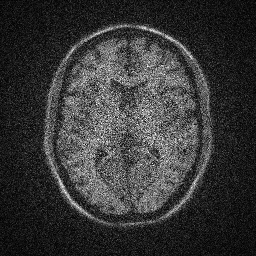
#> input picture images/brain_noisy.png, 256 x 256 px
$ jupyter execute gaussian_blur_medical_images.ipynb   (shell and % lines are left out)
#> lines starting #> are read from the running program, lines starting #| are printed output that depends on the picture
### Import resources and display image

[cell 1]
import numpy as np
import matplotlib.pyplot as plt
import cv2

[cell 2]
# read in the image
image = cv2.imread('images/brain_noisy.png')
#> image is the input picture: shape (256, 256, 3); min 0, max 255, mean 54.8

# make a copy
image_copy = np.copy(image)

# change color to RGB (from BGR)
image_copy = cv2.cvtColor(image_copy, cv2.COLOR_BGR2RGB)

plt.imshow(image_copy)

### Applying Gaussiab Blur

[cell 3]
# convert to grayscale for filtering
gray = cv2.cvtColor(image_copy, cv2.COLOR_RGB2GRAY)

# create a gaussian blurred image
gray_blur = cv2.GaussianBlur(gray, (5,5), 0)
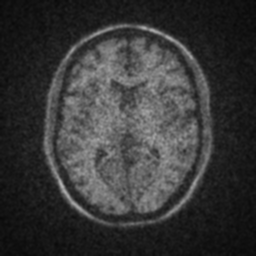
#> gray_blur: shape (256, 256); min 9, max 176, mean 54.8

# create side-by-side plots
f, (ax1, ax2) = plt.subplots(1,2, figsize=(40,60))

ax1.set_title('Source Image')
ax1.imshow(image_copy)

ax2.set_title('Warped Image')
plt.imshow(gray_blur, cmap='gray')
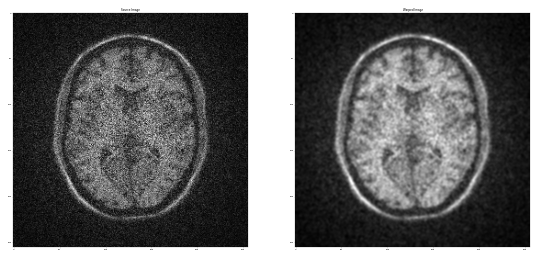
#> figure drawn by matplotlib, 2 panels

### Apply high-pass filter (edge detection) to compare performance after smoothing

[cell 4]
# high-pass filter

# 3x3 sobel filter for edge detection
sobel_x = np.array([
            [-2,0,2],
            [-1,0,1],
            [-2,0,2]])

# create two high pass filters, one for the original gray image and another one for the blurred image
filtered = cv2.filter2D(gray, -1, sobel_x)
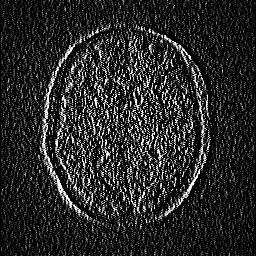
#> filtered: shape (256, 256); min 0, max 255, mean 39

filtered_blurred = cv2.filter2D(gray_blur, -1, sobel_x)
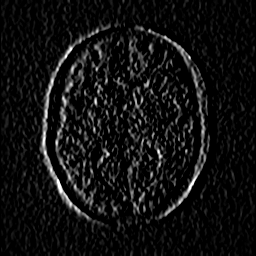
#> filtered_blurred: shape (256, 256); min 0, max 255, mean 17.2

# create side-by-side plots
f, (ax1, ax2) = plt.subplots(1,2, figsize=(40,60))

ax1.set_title('Source Image')
ax1.imshow(filtered, cmap='gray')

ax2.set_title('Warped Image')
plt.imshow(filtered_blurred, cmap='gray')
